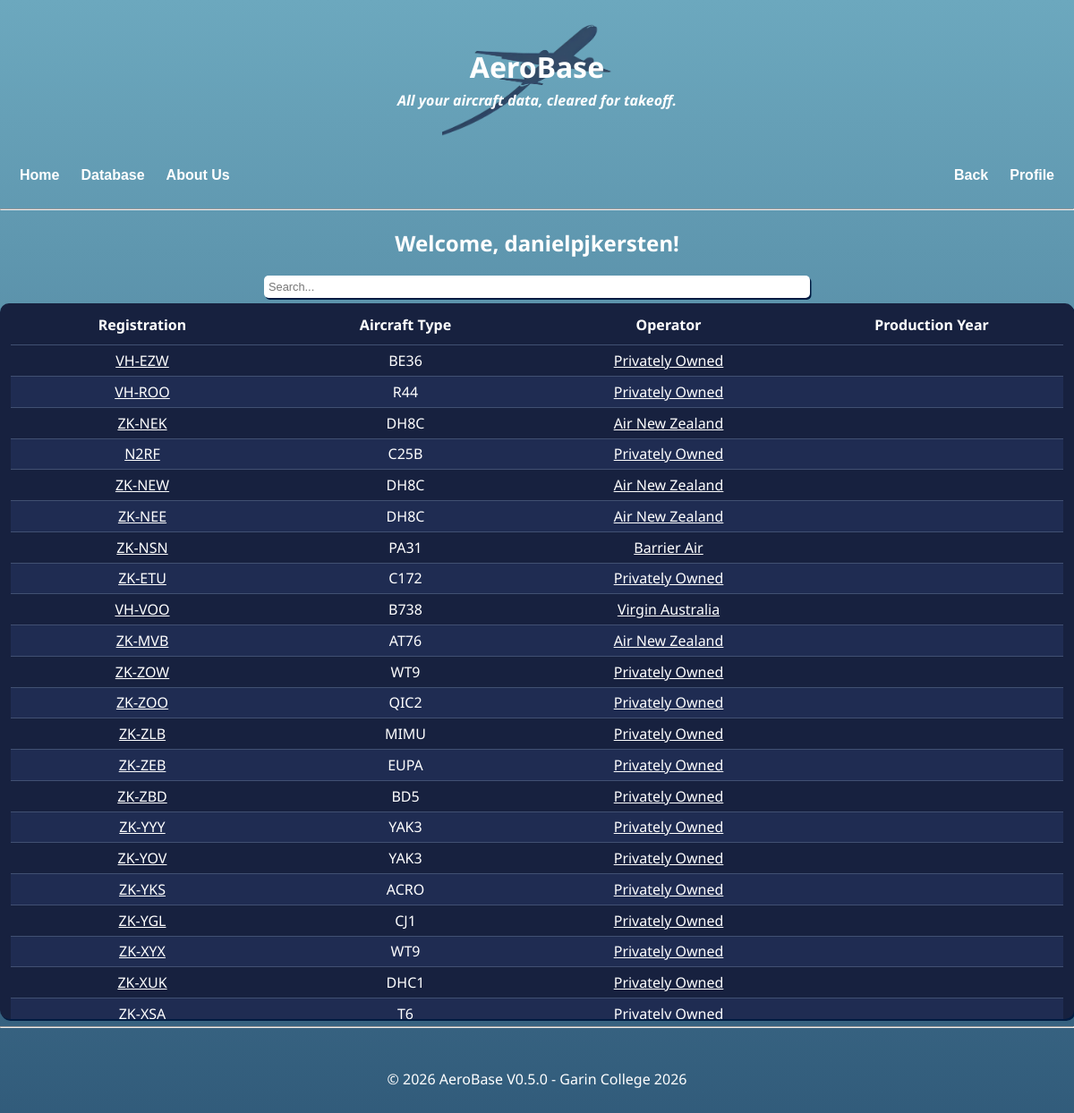
The page /database/aircraft (signed in) on the database its author committed.
### app.py (models this page shows)
class User(db.Model):
    id = db.Column(db.Integer, primary_key = True)
    username = db.Column(db.String(25), unique = True, nullable = False)
    password = db.Column(db.String(100), nullable = False)
    email = db.Column(db.String(254), nullable = False, unique = True)
    admin = db.Column(db.Boolean, default = False)
    aircrafts = db.relationship(
        "Aircraft",
        back_populates = "user"
    )
    operators = db.relationship(
        "Operator",
        back_populates = "user"
    )

class Aircraft(db.Model):
    id = db.Column(db.Integer, primary_key = True)
    registration = db.Column(db.String(5), nullable = False)
    year_produced = db.Column(db.Integer, nullable = True)
    operator_id = db.Column(db.String(3), db.ForeignKey("operator.icao"), nullable=False)
    registration_prefix = db.Column(db.String(5), db.ForeignKey("registration_prefix.prefix"), nullable=False)
    manufacturer_id = db.Column(db.Integer, db.ForeignKey("manufacturer.manufacturer_id"), nullable=False)
    user_id = db.Column(db.Integer, db.ForeignKey("user.id"), nullable = True)
    date_time = db.Column(db.DateTime, server_default=db.func.now(), onupdate=db.func.now(), nullable=False)
    __table_args__ = ( # Checks that the combination of the prefix and registration are unique, so something like ZK-ABC can exist, but so can VH-ABC and not a second ZK-ABC.
        db.UniqueConstraint(
            "registration_prefix",
            "registration",
            name = "unique_registration"
        ),
    )
    operator = db.relationship(
        "Operator",
        back_populates = "aircrafts"
    )
    prefix = db.relationship(
        "RegistrationPrefix",
        back_populates = "aircrafts"
    )
    manufacturer = db.relationship(
        "Manufacturer",
        back_populates = "aircrafts"
    )
    user = db.relationship(
        "User",
        back_populates = "aircrafts"
    )

class Manufacturer(db.Model):
    manufacturer_id = db.Column(db.Integer, primary_key = True)
    type_icao = db.Column(db.String(4), nullable = False)
    manufacturer_name = db.Column(db.String(50), nullable = False)
    model_name = db.Column(db.String(50), nullable = False)
    wake_cat = db.Column(db.String(1), nullable = False)
    aircrafts = db.relationship(
        "Aircraft",
        back_populates = "manufacturer"
    )

class Operator(db.Model):
    icao = db.Column(db.String(3), primary_key = True)
    hub_icao = db.Column(db.String(4), nullable = False)
    year_founded = db.Column(db.Integer, nullable = False)
    operator_name = db.Column(db.String(50), nullable = False)
    user_id = db.Column(db.Integer, db.ForeignKey("user.id"), nullable = True)
    date_time = db.Column(db.DateTime, server_default=db.func.now(), onupdate=db.func.now(), nullable=False)
    callsign = db.Column(db.String(50), nullable=False)
    aircrafts = db.relationship(
        "Aircraft",
        back_populates = "operator"
    )
    user = db.relationship(
        "User",
        back_populates = "operators"
    )

### app.py (the view, shortened to what this page needs)
    @app.route("/database/aircraft")
    def dbaircraft():
        q = request.args.get("q", '').strip() # checks the htmx search query
        offset=request.args.get("offset", 0, type=int)
        limit=50 # limit of aircraft initially displayed at a time
        query=Aircraft.query
        total = query.count() # total count in the search
        aircraft=query.order_by(Aircraft.id.desc()).limit(offset+limit).all() # collects search results
        if "user" in session:
            return render_template(
                "aircraft.html",
                page_title = "Database (Aircraft)",
                user=session["user"],
                aircrafts=aircraft,
                total=total,
                offset=offset # offset is used if the user loads extra aircraft ('load 50 more')
            )
        else:
            return redirect(url_for("login"))

### app.py (called while the page is built)
@app.context_processor
def inject_user():
   if "user" in session: # checks if user is an admin (assuming they're logged in) to use in nav bar
       user=User.query.filter_by(username=session["user"]).first()
       is_admin = user is not None and user.admin is True
   else:
       is_admin = False
   return{
       "logged_in": "user" in session, # sends logged in to 'nav'
       "is_admin":  is_admin, # sends admin to 'nav'
       "version": "V0.5.0" # current version
   }

### templates/aircraft.html (shortened to what this page needs)
{% extends "layout.html" %}
{% block content %}
<h2 style="color: #ffffff;">Welcome, {{user}}!</h2>
<input style="width:50%;" type="text" class="input" placeholder="Search..." name="q" value="{{q}}" hx-get="/database/aircraft" hx-trigger="keyup changed delay:500ms" hx-target="#table-wrapper" hx-swap="innerHTML">
<div class="table-outer">
    <div class="table-container" id="table-wrapper">
        {%include "aircraft-table.html" %}
    </div>
</div>
{% endblock %}

### templates/aircraft-table.html (shortened to what this page needs)
<table>
    <thead>
        <tr>
            <th>Registration</th>
            <th>Aircraft Type</th>
            <th>Operator</th>
            <th>Production Year</th>
        </tr>
    </thead>
    <tbody id="results">
        {% for aircraft in aircrafts %}
        {% if aircraft.registration_prefix != "N" and aircraft.registration_prefix != "JA" and aircraft.registration_prefix != "HL" and aircraft.registration_prefix != "VP-A" and aircraft.registration_prefix!= "VP-B" and aircraft.registration_prefix != "VQ-B" %}
        {% set registration = aircraft.registration_prefix + "-" + aircraft.registration %}
        {% else %}
        {% set registration = aircraft.registration_prefix + aircraft.registration %}
        {% endif %}
        <tr>
            <td><a href="/database/aircraft/{{ aircraft.id }}" style="color:#ffffff">{{registration}}</a></td>
            <td>{{aircraft.manufacturer.type_icao}}</td>
            <td><a href="/database/operators/{{aircraft.operator.icao}}" style="color:#ffffff">{{aircraft.operator.operator_name}}</a></td>
            <td>
            </td>
        </tr>
        {% endfor %}
    </tbody>
</table>

### static/style.css (style rules this page uses)
html { height:100%; }
body { font-family: 'Noto Sans', sans-serif; max-width: 1300px; margin: 20px auto; background-image: linear-gradient(to bottom, #6ca8be, #001b42); background-repeat: no-repeat; background-attachment: fixed; text-align:center; color:#ffffff; overflow-wrap:break-word; }
.table-outer { border-radius:10px; overflow:hidden; box-shadow:1.5px 2px 0px #001b42; background-color:#17213f }
.table-container { max-height:800px; overflow-y:auto; }
table { color:#ffffff; width:100%; border-spacing:0; border-radius:15px; padding:1%; }
input { padding: 5px; border-radius: 5px; border:0px; margin-bottom: 0.5%; size:100%; font-size:80%; box-shadow: 1.5px 2px 0px #001b42; }
thead { position:sticky; top:0; z-index:2; }
td { border-top:1px solid #415072; padding:0.5%; }
tr:nth-child(even) { background-color:#1f2c52; }
th { background-color:#17213f; padding-bottom:1%; font-size:100%; }
tr { display:table; width:100%; table-layout:fixed; }

### rows shown on the page
User: username "danielpjkersten"
Aircraft: registration "VH-EZW", manufacturer.type_icao "BE36", operator.operator_name "Privately Owned"
Aircraft: registration "VH-ROO", manufacturer.type_icao "R44", operator.operator_name "Privately Owned"
Aircraft: registration "ZK-NEK", manufacturer.type_icao "DH8C", operator.operator_name "Air New Zealand"
Aircraft: registration "N2RF", manufacturer.type_icao "C25B", operator.operator_name "Privately Owned"
Aircraft: registration "ZK-NEW", manufacturer.type_icao "DH8C", operator.operator_name "Air New Zealand"
Aircraft: registration "ZK-NEE", manufacturer.type_icao "DH8C", operator.operator_name "Air New Zealand"
Aircraft: registration "ZK-NSN", manufacturer.type_icao "PA31", operator.operator_name "Barrier Air"
Aircraft: registration "ZK-ETU", manufacturer.type_icao "C172", operator.operator_name "Privately Owned"
Aircraft: registration "VH-VOO", manufacturer.type_icao "B738", operator.operator_name "Virgin Australia"
Aircraft: registration "ZK-MVB", manufacturer.type_icao "AT76", operator.operator_name "Air New Zealand"
Aircraft: registration "ZK-ZOW", manufacturer.type_icao "WT9", operator.operator_name "Privately Owned"
Aircraft: registration "ZK-ZOO", manufacturer.type_icao "QIC2", operator.operator_name "Privately Owned"
Aircraft: registration "ZK-ZLB", manufacturer.type_icao "MIMU", operator.operator_name "Privately Owned"
Aircraft: registration "ZK-ZEB", manufacturer.type_icao "EUPA", operator.operator_name "Privately Owned"
Aircraft: registration "ZK-ZBD", manufacturer.type_icao "BD5", operator.operator_name "Privately Owned"
Aircraft: registration "ZK-YYY", manufacturer.type_icao "YAK3", operator.operator_name "Privately Owned"
Aircraft: registration "ZK-YOV", manufacturer.type_icao "YAK3", operator.operator_name "Privately Owned"
Aircraft: registration "ZK-YKS", manufacturer.type_icao "ACRO", operator.operator_name "Privately Owned"
Aircraft: registration "ZK-YGL", manufacturer.type_icao "CJ1", operator.operator_name "Privately Owned"
Aircraft: registration "ZK-XYX", manufacturer.type_icao "WT9", operator.operator_name "Privately Owned"
Aircraft: registration "ZK-XUK", manufacturer.type_icao "DHC1", operator.operator_name "Privately Owned"
Aircraft: registration "ZK-XSA", manufacturer.type_icao "T6", operator.operator_name "Privately Owned"

### other values the page prints
{{ version }} "V0.5.0"
